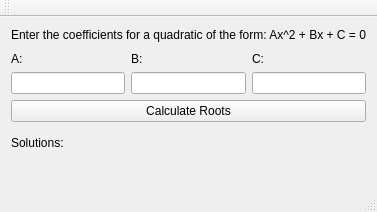
<?xml version="1.0" encoding="UTF-8"?>
<ui version="4.0">
 <class>MainWindow</class>
 <widget class="QMainWindow" name="MainWindow">
  <property name="geometry">
   <rect>
    <x>0</x>
    <y>0</y>
    <width>369</width>
    <height>212</height>
   </rect>
  </property>
  <property name="windowTitle">
   <string>MainWindow</string>
  </property>
  <widget class="QWidget" name="centralWidget">
   <layout class="QVBoxLayout" name="verticalLayout">
    <item>
     <widget class="QLabel" name="Directions">
      <property name="text">
       <string>Enter the coefficients for a quadratic of the form: Ax^2 + Bx + C = 0</string>
      </property>
     </widget>
    </item>
    <item>
     <spacer name="verticalSpacer">
      <property name="orientation">
       <enum>Qt::Vertical</enum>
      </property>
      <property name="sizeHint" stdset="0">
       <size>
        <width>20</width>
        <height>40</height>
       </size>
      </property>
     </spacer>
    </item>
    <item>
     <layout class="QGridLayout" name="gridLayout">
      <item row="0" column="3">
       <widget class="QLabel" name="C_label">
        <property name="text">
         <string>C:</string>
        </property>
       </widget>
      </item>
      <item row="0" column="1">
       <widget class="QLabel" name="A_label">
        <property name="text">
         <string>A:</string>
        </property>
       </widget>
      </item>
      <item row="1" column="1">
       <widget class="QLineEdit" name="A_text"/>
      </item>
      <item row="1" column="2">
       <widget class="QLineEdit" name="B_text"/>
      </item>
      <item row="1" column="3">
       <widget class="QLineEdit" name="C_text"/>
      </item>
      <item row="0" column="2">
       <widget class="QLabel" name="B_label">
        <property name="text">
         <string>B:</string>
        </property>
       </widget>
      </item>
     </layout>
    </item>
    <item>
     <widget class="QPushButton" name="calculate_button">
      <property name="text">
       <string>Calculate Roots</string>
      </property>
     </widget>
    </item>
    <item>
     <spacer name="verticalSpacer_2">
      <property name="orientation">
       <enum>Qt::Vertical</enum>
      </property>
      <property name="sizeHint" stdset="0">
       <size>
        <width>20</width>
        <height>40</height>
       </size>
      </property>
     </spacer>
    </item>
    <item>
     <layout class="QGridLayout" name="gridLayout_2">
      <item row="3" column="0">
       <widget class="QLabel" name="x1_label">
        <property name="text">
         <string>Solutions: </string>
        </property>
       </widget>
      </item>
      <item row="4" column="1">
       <widget class="QLabel" name="root2_label">
        <property name="text">
         <string>      </string>
        </property>
       </widget>
      </item>
      <item row="3" column="1">
       <widget class="QLabel" name="root1_label">
        <property name="text">
         <string>   </string>
        </property>
       </widget>
      </item>
      <item row="3" column="3">
       <widget class="QLabel" name="root1_im_label">
        <property name="text">
         <string>     </string>
        </property>
       </widget>
      </item>
      <item row="4" column="3">
       <widget class="QLabel" name="root2_im_label">
        <property name="text">
         <string>     </string>
        </property>
       </widget>
      </item>
      <item row="3" column="4">
       <spacer name="horizontalSpacer">
        <property name="orientation">
         <enum>Qt::Horizontal</enum>
        </property>
        <property name="sizeHint" stdset="0">
         <size>
          <width>40</width>
          <height>20</height>
         </size>
        </property>
       </spacer>
      </item>
      <item row="4" column="4">
       <spacer name="horizontalSpacer_2">
        <property name="orientation">
         <enum>Qt::Horizontal</enum>
        </property>
        <property name="sizeHint" stdset="0">
         <size>
          <width>40</width>
          <height>20</height>
         </size>
        </property>
       </spacer>
      </item>
     </layout>
    </item>
   </layout>
  </widget>
  <widget class="QMenuBar" name="menuBar">
   <property name="geometry">
    <rect>
     <x>0</x>
     <y>0</y>
     <width>369</width>
     <height>21</height>
    </rect>
   </property>
  </widget>
  <widget class="QToolBar" name="mainToolBar">
   <attribute name="toolBarArea">
    <enum>TopToolBarArea</enum>
   </attribute>
   <attribute name="toolBarBreak">
    <bool>false</bool>
   </attribute>
  </widget>
  <widget class="QStatusBar" name="statusBar"/>
 </widget>
 <layoutdefault spacing="6" margin="11"/>
 <resources/>
 <connections>
  <connection>
   <sender>calculate_button</sender>
   <signal>clicked()</signal>
   <receiver>MainWindow</receiver>
   <slot>CalculateButtonClicked()</slot>
   <hints>
    <hint type="sourcelabel">
     <x>99</x>
     <y>167</y>
    </hint>
    <hint type="destinationlabel">
     <x>35</x>
     <y>194</y>
    </hint>
   </hints>
  </connection>
 </connections>
 <slots>
  <slot>CalculateButtonClicked()</slot>
 </slots>
</ui>
